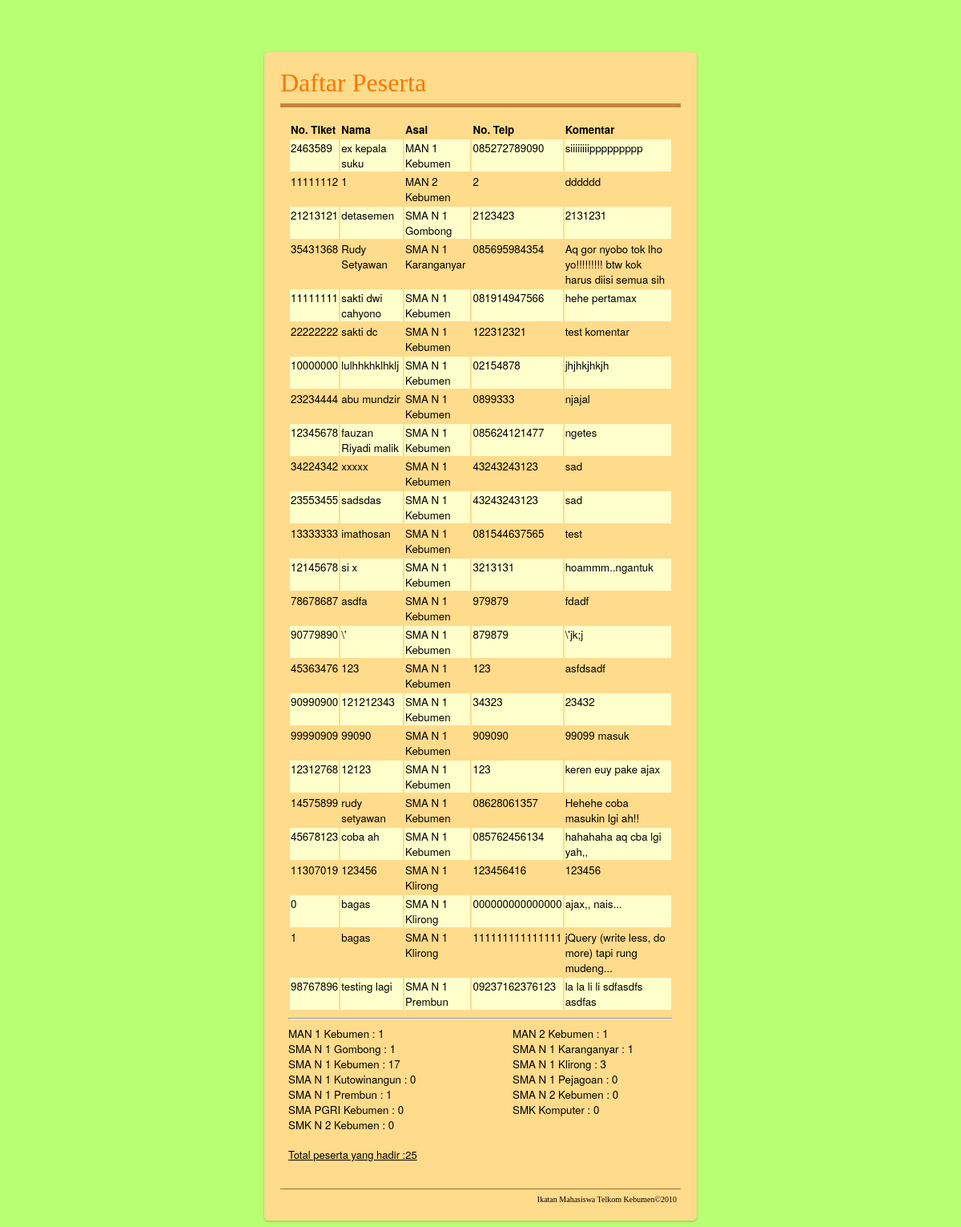
Screenshot of /lihat.php with the database file from the repository.
### tables this page shows
CREATE TABLE `tblpeserta` (
  `kodepes` int(11) NOT NULL,
  `nama` varchar(45) NOT NULL,
  `kodesek` int(11) NOT NULL,
  `notelp` varchar(15) NOT NULL,
  `komentar` text NOT NULL,
  PRIMARY KEY  (`kodepes`),
  KEY `fk_sekolah` (`kodesek`)
);

CREATE TABLE `tblsekolah` (
  `kodesek` int(11) NOT NULL auto_increment,
  `nama` varchar(40) NOT NULL,
  PRIMARY KEY  (`kodesek`)
);

### lihat.php (the view, shortened to what this page needs)
<!DOCTYPE html PUBLIC "-//W3C//DTD XHTML 1.0 Transitional//EN" "http://www.w3.org/TR/xhtml1/DTD/xhtml1-transitional.dtd">
<html xmlns="http://www.w3.org/1999/xhtml" xml:lang="id" lang="id">
  <head>
	<link type="text/css" href="jquery-ui-1.7.2.css" rel="stylesheet" />
    <link rel="stylesheet" href="gaya.css" type="text/css" media="screen" />
  </head>
  <body>
  <div id="wrapper">
        <div id="header">Daftar Peserta</div>
        <div id="badan">
            <table id="lihat">
                <tr><th>No. Tiket</th><th>Nama</th><th>Asal</th><th>No. Telp</th><th>Komentar</th></tr>
            <?php
                $sql='SELECT kodepes,a.nama,notelp,komentar,b.nama sekolah from tblpeserta a,tblsekolah b where a.kodesek=b.kodesek order by sekolah';
                $result = mysql_query($sql);
                while ($row = mysql_fetch_assoc($result)) {
                    echo '<tr><td>'.$row['kodepes'].'</td><td>'.htmlentities($row['nama']).'</td><td>'.$row['sekolah'].'</td><td>'.htmlentities($row['notelp']).'</td><td>'.htmlentities($row['komentar']).'</td></tr>';
                }
            ?>
            </table>
            <hr/>
            <?php
                $sql='SELECT a.nama,b.kodepes,count(*) jml FROM tblsekolah a left join tblpeserta b on a.kodesek=b.kodesek group by a.nama';
                $result = mysql_query($sql);
                $i=0;
                $total=0;
                while ($row = mysql_fetch_assoc($result)) {
                    if(empty($row['kodepes'])){
                        $jml=0;
                    }else{
                        $jml=$row['jml'];
                    }
                    if(($i%2)==1){
                        echo '<div id="listsek">'.$row['nama'].' : '.$jml.'</div>';
                    }else{
                        echo '<div id="listsek" style="float:left">'.$row['nama'].' : '.$jml.'</div>';
                    }
                    $total+=$jml;
                    $i++;
                }
            ?>
            <div id="bersih">
            <?php
                echo '<p>Total peserta yang hadir :'.$total.'</p>';
            ?>
            </div>
        </div>
        <div id="footer">Ikatan Mahasiswa Telkom Kebumen&copy;2010</div>
  </div>
  </body>
</html>

### gaya.css (style rules this page uses)
body { font-family:Helvetica Neue,"Arial",Helvetica,Verdana,sans-serif; margin: 0; text-align:center; background:#b9ff73; font-size: 62.5%; }
#wrapper { font-size:12pt; width:500px; margin:65px auto 20px; -moz-border-radius-bottomleft:5px; -moz-border-radius-bottomright:5px; -moz-border-radius-topleft:5px; -moz-border-radius-topright:5px; -moz-box-shadow:0 1px 3px rgba(0, 0, 0, 0.25); -webkit-border-radius:5px; -webkit-box-shadow:0 1px 3px rgba(0, 0, 0, 0.25); text-align:left; padding: 20px 20px 20px 20px; background:#ffdb8c; }
#header { border-bottom:5px solid #c4843f; color:#f57900; font-size:24pt; padding-bottom:7px; font-family:serif; }
#badan { padding:15px 10px 20px; }
#footer { border-top:1px solid #9e6a33; font-family:Verdana; padding:7px 5px 1px; font-size:x-small; text-align:right; }
#lihat { font-size:smaller; width:480px; }
#lihat td { vertical-align: top; margin:0; }
.alt { background:#FFFFCC; }
#listsek { font-size:smaller; width:200px; float:right; }
#bersih { clear:both; font-size:small; padding-top:5px; text-decoration:underline; }

### rows the page displays
tblpeserta: kodepes "2463589", nama "ex kepala suku", tblsekolah.nama "MAN 1 Kebumen", notelp "085272789090", komentar "siiiiiiiippppppppp"
tblpeserta: kodepes "11111112", nama "1", tblsekolah.nama "MAN 2 Kebumen", notelp "2", komentar "dddddd"
tblpeserta: kodepes "21213121", nama "detasemen", tblsekolah.nama "SMA N 1 Gombong", notelp "2123423", komentar "2131231"
tblpeserta: kodepes "35431368", nama "Rudy Setyawan", tblsekolah.nama "SMA N 1 Karanganyar", notelp "085695984354", komentar "Aq gor nyobo tok lho yo!!!!!!!!! btw kok harus diisi semua sih"
tblpeserta: kodepes "11111111", nama "sakti dwi cahyono", tblsekolah.nama "SMA N 1 Kebumen", notelp "081914947566", komentar "hehe pertamax"
tblpeserta: kodepes "22222222", nama "sakti dc", tblsekolah.nama "SMA N 1 Kebumen", notelp "122312321", komentar "test komentar"
tblpeserta: kodepes "10000000", nama "lulhhkhklhklj", tblsekolah.nama "SMA N 1 Kebumen", notelp "02154878", komentar "jhjhkjhkjh"
tblpeserta: kodepes "23234444", nama "abu mundzir", tblsekolah.nama "SMA N 1 Kebumen", notelp "0899333", komentar "njajal"
tblpeserta: kodepes "12345678", nama "fauzan Riyadi malik", tblsekolah.nama "SMA N 1 Kebumen", notelp "085624121477", komentar "ngetes"
tblpeserta: kodepes "34224342", nama "xxxxx", tblsekolah.nama "SMA N 1 Kebumen", notelp "43243243123", komentar "sad"
tblpeserta: kodepes "23553455", nama "sadsdas", tblsekolah.nama "SMA N 1 Kebumen", notelp "43243243123", komentar "sad"
tblpeserta: kodepes "13333333", nama "imathosan", tblsekolah.nama "SMA N 1 Kebumen", notelp "081544637565", komentar "test"
tblpeserta: kodepes "12145678", nama "si x", tblsekolah.nama "SMA N 1 Kebumen", notelp "3213131", komentar "hoammm..ngantuk"
tblpeserta: kodepes "78678687", nama "asdfa", tblsekolah.nama "SMA N 1 Kebumen", notelp "979879", komentar "fdadf"
tblpeserta: kodepes "90779890", nama "\\'", tblsekolah.nama "SMA N 1 Kebumen", notelp "879879", komentar "\\'jk;j"
tblpeserta: kodepes "45363476", nama "123", tblsekolah.nama "SMA N 1 Kebumen", notelp "123", komentar "asfdsadf"
tblpeserta: kodepes "90990900", nama "121212343", tblsekolah.nama "SMA N 1 Kebumen", notelp "34323", komentar "23432"
tblpeserta: kodepes "99990909", nama "99090", tblsekolah.nama "SMA N 1 Kebumen", notelp "909090", komentar "99099 masuk"
tblpeserta: kodepes "12312768", nama "12123", tblsekolah.nama "SMA N 1 Kebumen", notelp "123", komentar "keren euy pake ajax"
tblpeserta: kodepes "14575899", nama "rudy setyawan", tblsekolah.nama "SMA N 1 Kebumen", notelp "08628061357", komentar "Hehehe coba masukin lgi ah!!"
tblpeserta: kodepes "45678123", nama "coba ah", tblsekolah.nama "SMA N 1 Kebumen", notelp "085762456134", komentar "hahahaha aq cba lgi yah,,"
tblpeserta: kodepes "11307019", nama "123456", tblsekolah.nama "SMA N 1 Klirong", notelp "123456416", komentar "123456"
tblpeserta: kodepes "0", nama "bagas", tblsekolah.nama "SMA N 1 Klirong", notelp "000000000000000", komentar "ajax,, nais..."
tblpeserta: kodepes "1", nama "bagas", tblsekolah.nama "SMA N 1 Klirong", notelp "111111111111111", komentar "jQuery (write less, do more) tapi rung mudeng..."
tblpeserta: kodepes "98767896", nama "testing lagi", tblsekolah.nama "SMA N 1 Prembun", notelp "09237162376123", komentar "la la li li sdfasdfs asdfas"
tblsekolah: nama "MAN 1 Kebumen", jml "1"
tblsekolah: nama "MAN 2 Kebumen", jml "1"
tblsekolah: nama "SMA N 1 Gombong", jml "1"
tblsekolah: nama "SMA N 1 Karanganyar", jml "1"
tblsekolah: nama "SMA N 1 Kebumen", jml "17"
tblsekolah: nama "SMA N 1 Klirong", jml "3"
tblsekolah: nama "SMA N 1 Prembun", jml "1"

### other values shown
$row['nama'] "SMA N 1 Kutowinangun"
$jml "0"
$row['nama'] "SMA N 1 Pejagoan"
$row['nama'] "SMA N 2 Kebumen"
$row['nama'] "SMA PGRI Kebumen"
$row['nama'] "SMK Komputer"
$row['nama'] "SMK N 2 Kebumen"
$total "25"
